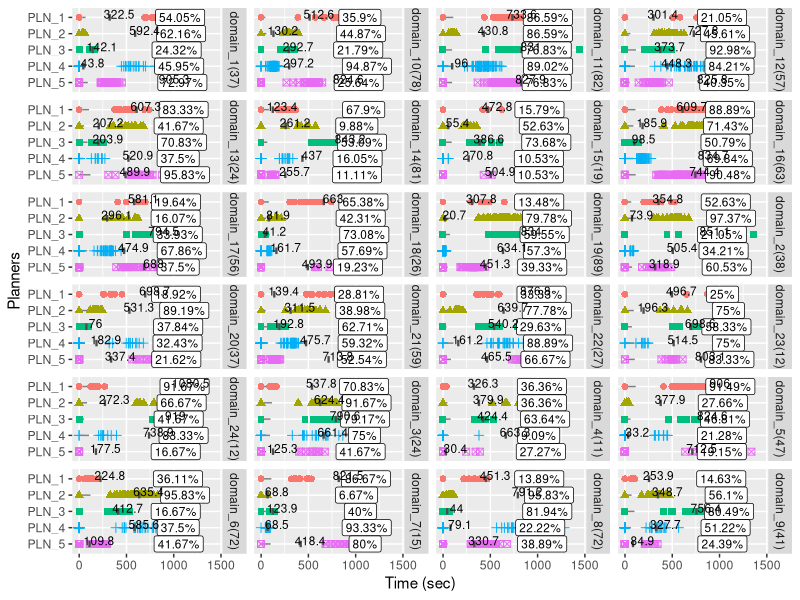
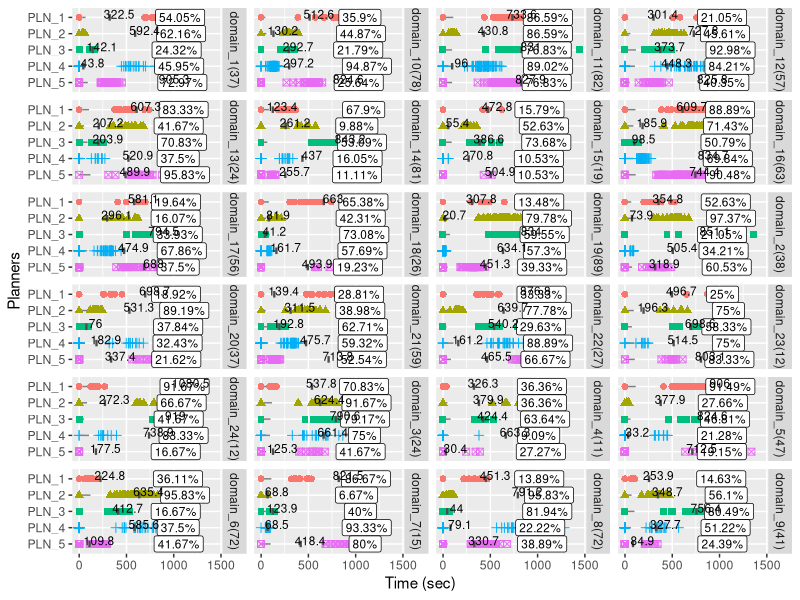

Reproduce these figures in R, in order.
####
# Plotting example. The script expects a csv file with the following headers:
# domain: name of the planning domain
# planner: name of the planner/solver
# instance_id: id of the planning problem
# solved: 1 if problem was solved, 0 otherwise
# time: time take to solve the problem, -1 if the planer ran out of resources
####

# import the required libraries for plotting
library(ggplot2)
library(dplyr)

# read the csv
df = read.csv("./results.csv")

# set planner and domain as categories
df$planner = factor(df$planner, levels = sort(unique(df$planner)))
df$domain = factor(df$domain, levels = sort(unique(df$domain)))

# compute the coverage by grouping by domain and planner, and then computing the mean
df_c = df %>%
        group_by(domain, planner) %>%
        summarise(coverage = mean(solved))

# scale the y coordinate slightly to show clearly on plots
df_c$coverage_y = df_c$coverage*125

# create a coverage label
df_c$coverage_label = paste(round(df_c$coverage*100, 2), "%", sep="")


## compute the average time for the solved instances
df_means = df %>%
          filter(solved==1) %>%
          group_by(domain, planner) %>%
          summarise(mean_time = mean(time))

# create a label by rounding to 1 decimal place
df_means$mean_label = round(df_means$mean_time,1)

# convert category to number so that we can move them vertically in plot
df_means$p_y = as.numeric(df_means$planner)

p = ggplot(df, aes(time, planner))
p = p + geom_segment(aes(x=0, xend=coverage_y, y = planner, yend = planner), data=df_c, color="grey50") + geom_point(size=2,aes(colour = planner, shape=planner),show.legend = FALSE)
p = p + geom_segment(aes(x=mean_time, xend=mean_time, y = p_y-0.2, yend=p_y+0.2), data=df_means, linewidth=0.8, color="grey30")
p = p + geom_label(aes(x=coverage_y+1000, y=planner, label=coverage_label), data=df_c, size=3)
p = p + geom_text(aes(x=mean_time+100, y=p_y+0.2, label=mean_label), data=df_means, size=3)
p = p + facet_wrap(~domain, ncol=4,strip.position="right") #facet_grid(cols = vars(domain))
p + scale_y_discrete(limits=rev) + xlab("Time (sec)") + ylab("Planners")

ggsave("results.pdf", width=15, height=12, units="in", dpi=300)

